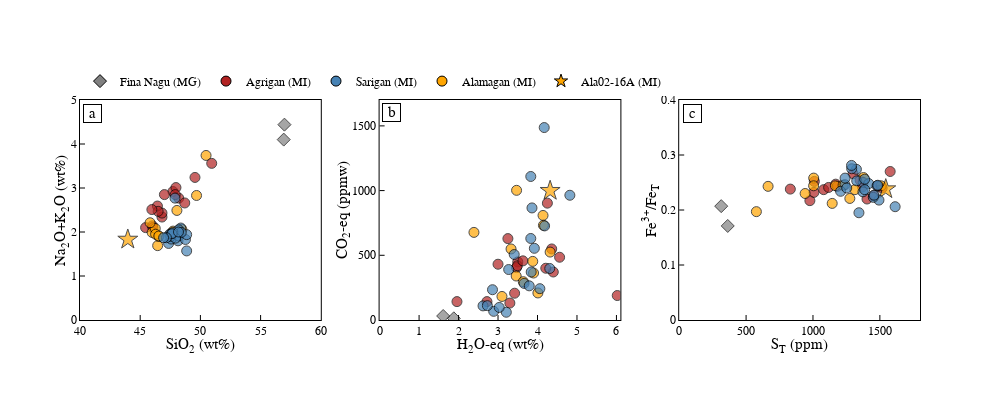

Source (notebook cell):
### Markdown cell above
We can plots various aspects of the data using Plotly, in this case SiO2 vs. (Na2O+K2O); H2O vs. CO2; and Fe3+/FeT vs. S. Melt inclusions are shown as circles and matrix glass as diamonds, with different volcanoes in different colours.

### Code cell
fig = make_subplots(rows=1, cols=3,
                   shared_yaxes = False, shared_xaxes = False,
                   vertical_spacing=0.08, horizontal_spacing=0.07)

data = my_analyses

# TAS
r = 1
c = 1
fig.add_trace(go.Scatter(mode = "markers", x=data["SiO2"], y=data["K2O"]+data["Na2O"],showlegend=False,
                         marker=dict(symbol=data["Symbol"], color=data["Colour"], line_color="black", size=data['Size'], line_width=1)), row = r, col = c)
fig.update_xaxes(range = [40,60], dtick = 5, title = "SiO<sub>2</sub> (wt%)", row = r, col = c)
fig.update_yaxes(range = [0,5], dtick = 1, title = "Na<sub>2</sub>O+K<sub>2</sub>O (wt%)", row = r, col = c)
fig.add_annotation(x=41, y=4.7,text="a",showarrow=False, bordercolor = "black", bgcolor="white",
                   width=15, height=15,font=dict(color="black",size=15),textangle=0,  row = r, col = c)

# H2O-CO2
r = 1
c = 2
fig.add_trace(go.Scatter(mode = "markers", x=data["H2O"], y=data["CO2ppm"],showlegend=False,
                         marker=dict(symbol=data["Symbol"], color=data["Colour"], line_color="black", size=data['Size'], line_width=1)), row = r, col = c)
fig.update_xaxes(range = [0,6.1], dtick = 1, title = "H<sub>2</sub>O-eq (wt%)", row = r, col = c)
fig.update_yaxes(range = [0,1700], dtick = 500, title = "CO<sub>2</sub>-eq (ppmw)", row = r, col = c)
fig.add_annotation(x=0.3, y=1600,text="b",showarrow=False, bordercolor = "black", bgcolor="white",
                   width=15, height=15,font=dict(color="black",size=15),textangle=0,  row = r, col = c)

# S-Fe3+/FeT
r = 1
c = 3
fig.add_trace(go.Scatter(mode = "markers", x=data["STppm"], y=data["Fe3FeT"],showlegend=False,
                         marker=dict(symbol=data["Symbol"], color=data["Colour"], line_color="black", size=data['Size'], line_width=1)), row = r, col = c)
fig.update_yaxes(range = [0,0.4], dtick = 0.1, title = "Fe<sup>3+</sup>/Fe<sub>T</sub>", row = r, col = c)
fig.update_xaxes(range = [0,1800], dtick = 500, title = "S<sub>T</sub> (ppm)", row = r, col = c)
fig.add_annotation(x=100, y=0.375,text="c",showarrow=False, bordercolor = "black", bgcolor="white",
                   width=15, height=15,font=dict(color="black",size=15),textangle=0,  row = r, col = c)

# create legend
fig.add_trace(go.Scatter(mode = "markers", x=[-1000,-1000], y=[-1000,-1000],
                         marker=dict(symbol="diamond", color="grey", line_color="black", size=10., line_width=1),
                         name="Fina Nagu (MG)"))
fig.add_trace(go.Scatter(mode = "markers", x=[-1000,-1000], y=[-1000,-1000],
                         marker=dict(symbol="circle", color="firebrick", line_color="black", size=10., line_width=1),
                         name="Agrigan (MI)"))
fig.add_trace(go.Scatter(mode = "markers", x=[-1000,-1000], y=[-1000,-1000],
                         marker=dict(symbol="circle", color="steelblue", line_color="black", size=10., line_width=1),
                         name="Sarigan (MI)"))
fig.add_trace(go.Scatter(mode = "markers", x=[-1000,-1000], y=[-1000,-1000],
                         marker=dict(symbol="circle", color="orange", line_color="black", size=10., line_width=1),
                         name="Alamagan (MI)"))
fig.add_trace(go.Scatter(mode = "markers", x=[-1000,-1000], y=[-1000,-1000],
                         marker=dict(symbol="star", color="orange", line_color="black", size=10., line_width=1),
                         name="Ala02-16A (MI)"))
fig.update_layout(legend=dict(
    orientation="h",
    yanchor="bottom",
    y=1.02,
    xanchor="left",
    x=0
))

fig.update_layout(height=400, width=1000, plot_bgcolor='rgb(255,255,255)', showlegend = True)

fig.update_xaxes(showline=True, linewidth=1, linecolor='black', mirror=True, 
                 ticks="inside", ticklen=5, title_standoff = 0, tickcolor="black",
                 title_font=dict(size=15, family='Helvetica', color='black'), 
                 tickfont=dict(family='Helvetica', color='black', size=12))
fig.update_yaxes(showline=True, linewidth=1, linecolor='black', mirror=True, 
                 ticks="inside", ticklen=5, title_standoff = 0, tickcolor="black",
                title_font=dict(size=15, family='Helvetica', color='black'), 
                 tickfont=dict(family='Helvetica', color='black', size=12))

fig.update_layout(font_family="Helvetica",font_color="black")

fig.show()

### Figure 1 — Plotly figure (JSON) as saved in the notebook; plotly's stock layout.template omitted (floating-point values rounded to 4 significant figures)
{"data": [{"marker": {"color": ["grey", "grey", "firebrick", "firebrick", "firebrick", "firebrick", "firebrick", "firebrick", "firebrick", "firebrick", "firebrick", "firebrick", "firebrick", "firebrick", "firebrick", "firebrick", "firebrick", "firebrick", "orange", "orange", "orange", "orange", "orange", "orange", "orange", "orange", "orange", "orange", "orange", "orange", "orange", "steelblue", "steelblue", "steelblue", "steelblue", "steelblue", "steelblue", "steelblue", "steelblue", "steelblue", "steelblue", "steelblue", "steelblue", "steelblue", "steelblue", "steelblue", "steelblue", "steelblue", "steelblue", "steelblue", "steelblue"], "line": {"color": "black", "width": 1}, "size": [10, 10, 10, 10, 10, 10, 10, 10, 10, 10, 10, 10, 10, 10, 10, 10, 10, 10, 10, 10, 10, 10, 10, 10, 10, 10, 10, 10, 10, 15, 10, 10, 10, 10, 10, 10, 10, 10, 10, 10, 10, 10, 10, 10, 10, 10, 10, 10, 10, 10, 10], "symbol": ["diamond", "diamond", "circle", "circle", "circle", "circle", "circle", "circle", "circle", "circle", "circle", "circle", "circle", "circle", "circle", "circle", "circle", "circle", "circle", "circle", "circle", "circle", "circle", "circle", "circle", "circle", "circle", "circle", "circle", "star", "circle", "circle", "circle", "circle", "circle", "circle", "circle", "circle", "circle", "circle", "circle", "circle", "circle", "circle", "circle", "circle", "circle", "circle", "circle", "circle", "circle"]}, "mode": "markers", "showlegend": false, "type": "scatter", "x": [56.98, 56.92, 45.45, 48.2, 47.72, 47.97, 50.94, 48.7, 46.81, 47.01, 46.02, 46.81, 46.43, 47.91, 46.49, 46.06, 45.97, 49.55, 46.45, 50.47, 49.68, 48.46, 45.99, 48.05, 46.25, 46.54, 46.28, 46.55, 47.73, 43.97, 45.82, 48.14, 47.36, 47.57, 48.37, 47.45, 48.19, 48.19, 48.76, 48.86, 48.41, 48.86, 47.53, 47.93, 47.59, 47.71, 47.64, 47.18, 47.89, 46.94, 48.18], "xaxis": "x", "y": [4.44, 4.1, 2.1, 2.77, 2.92, 3.01, 3.56, 2.66, 2.34, 2.85, 2.14, 2.43, 2.59, 2.85, 2.47, 2.1, 2.51, 3.24, 1.69, 3.74, 2.83, 2.06, 1.99, 2.49, 2.08, 1.9, 1.95, 1.91, 2.02, 1.83, 2.21, 1.8, 1.74, 1.84, 2.09, 1.95, 2.05, 1.91, 1.83, 1.94, 1.99, 1.57, 1.9, 1.86, 1.97, 1.99, 1.96, 1.87, 2.77, 1.87, 2], "yaxis": "y"}, {"marker": {"color": ["grey", "grey", "firebrick", "firebrick", "firebrick", "firebrick", "firebrick", "firebrick", "firebrick", "firebrick", "firebrick", "firebrick", "firebrick", "firebrick", "firebrick", "firebrick", "firebrick", "firebrick", "orange", "orange", "orange", "orange", "orange", "orange", "orange", "orange", "orange", "orange", "orange", "orange", "orange", "steelblue", "steelblue", "steelblue", "steelblue", "steelblue", "steelblue", "steelblue", "steelblue", "steelblue", "steelblue", "steelblue", "steelblue", "steelblue", "steelblue", "steelblue", "steelblue", "steelblue", "steelblue", "steelblue", "steelblue"], "line": {"color": "black", "width": 1}, "size": [10, 10, 10, 10, 10, 10, 10, 10, 10, 10, 10, 10, 10, 10, 10, 10, 10, 10, 10, 10, 10, 10, 10, 10, 10, 10, 10, 10, 10, 15, 10, 10, 10, 10, 10, 10, 10, 10, 10, 10, 10, 10, 10, 10, 10, 10, 10, 10, 10, 10, 10], "symbol": ["diamond", "diamond", "circle", "circle", "circle", "circle", "circle", "circle", "circle", "circle", "circle", "circle", "circle", "circle", "circle", "circle", "circle", "circle", "circle", "circle", "circle", "circle", "circle", "circle", "circle", "circle", "circle", "circle", "circle", "star", "circle", "circle", "circle", "circle", "circle", "circle", "circle", "circle", "circle", "circle", "circle", "circle", "circle", "circle", "circle", "circle", "circle", "circle", "circle", "circle", "circle"]}, "mode": "markers", "showlegend": false, "type": "scatter", "x": [1.88, 1.61, 6.02, 4.4, 3.5, 3.42, 3.47, 1.96, 3.25, 2.72, 4.56, 3.49, 3, 3.3, 3.63, 4.25, 4.36, 4.21, 4.01, 3.1, 3.88, 3.9, 4.14, 3.46, 3.64, 3.33, 3.47, 4.15, 4.32, 4.32, 2.39, 2.86, 4.82, 3.66, 3.92, 3.84, 3.41, 2.89, 3.21, 2.62, 3.03, 2.73, 3.86, 3.27, 4.06, 4.18, 4.31, 3.83, 4.17, 3.83, 3.79], "xaxis": "x2", "y": [13, 31, 189, 371, 449, 207, 405, 142, 629, 142, 485, 419, 431, 131, 457, 903, 549, 400, 209, 182, 453, 363, 808, 340, 296, 549, 1002, 732, 525, 999, 677, 234, 964, 283, 554, 371, 506, 67, 60, 109, 97, 111, 866, 390, 242, 727, 398, 630, 1487, 1109, 264], "yaxis": "y2"}, {"marker": {"color": ["grey", "grey", "firebrick", "firebrick", "firebrick", "firebrick", "firebrick", "firebrick", "firebrick", "firebrick", "firebrick", "firebrick", "firebrick", "firebrick", "firebrick", "firebrick", "firebrick", "firebrick", "orange", "orange", "orange", "orange", "orange", "orange", "orange", "orange", "orange", "orange", "orange", "orange", "orange", "steelblue", "steelblue", "steelblue", "steelblue", "steelblue", "steelblue", "steelblue", "steelblue", "steelblue", "steelblue", "steelblue", "steelblue", "steelblue", "steelblue", "steelblue", "steelblue", "steelblue", "steelblue", "steelblue", "steelblue"], "line": {"color": "black", "width": 1}, "size": [10, 10, 10, 10, 10, 10, 10, 10, 10, 10, 10, 10, 10, 10, 10, 10, 10, 10, 10, 10, 10, 10, 10, 10, 10, 10, 10, 10, 10, 15, 10, 10, 10, 10, 10, 10, 10, 10, 10, 10, 10, 10, 10, 10, 10, 10, 10, 10, 10, 10, 10], "symbol": ["diamond", "diamond", "circle", "circle", "circle", "circle", "circle", "circle", "circle", "circle", "circle", "circle", "circle", "circle", "circle", "circle", "circle", "circle", "circle", "circle", "circle", "circle", "circle", "circle", "circle", "circle", "circle", "circle", "circle", "star", "circle", "circle", "circle", "circle", "circle", "circle", "circle", "circle", "circle", "circle", "circle", "circle", "circle", "circle", "circle", "circle", "circle", "circle", "circle", "circle", "circle"]}, "mode": "markers", "showlegend": false, "type": "scatter", "x": [362.8, 314.0, 1080.0, 830.7, 1352.0, 1370.0, 976.9, 1487.0, 1170, 1404, 1577, 1117, 1453, 1007, 1182, 1300, 1517, 1010, 1005.0, 577.0, 664.5, 1005.0, 1378.0, 1168.0, 1225.0, 941.4, 1276.0, 1313.0, 1510.0, 1544.0, 1144.0, 1325.0, 1375.0, 1239.0, 1417.0, 1327.0, 1373.0, 1206.0, 1252.0, 1386.0, 1387.0, 1290.0, 1240.0, 1288.0, 1493.0, 1479.0, 1451.0, 1484.0, 1344.0, 1614.0, 1457.0], "xaxis": "x3", "y": [0.171, 0.207, 0.237, 0.238, 0.254, 0.242, 0.217, 0.243, 0.247, 0.22, 0.27, 0.241, 0.226, 0.232, 0.243, 0.266, 0.24, 0.252, 0.258, 0.197, 0.243, 0.244, 0.259, 0.244, 0.245, 0.23, 0.221, 0.237, 0.244, 0.238, 0.212, 0.274, 0.25, 0.246, 0.248, 0.253, 0.233, 0.234, 0.24, 0.256, 0.237, 0.275, 0.258, 0.281, 0.218, 0.244, 0.223, 0.245, 0.195, 0.206, 0.227], "yaxis": "y3"}, {"marker": {"color": "grey", "line": {"color": "black", "width": 1}, "size": 10, "symbol": "diamond"}, "mode": "markers", "name": "Fina Nagu (MG)", "type": "scatter", "x": [-1000, -1000], "y": [-1000, -1000]}, {"marker": {"color": "firebrick", "line": {"color": "black", "width": 1}, "size": 10, "symbol": "circle"}, "mode": "markers", "name": "Agrigan (MI)", "type": "scatter", "x": [-1000, -1000], "y": [-1000, -1000]}, {"marker": {"color": "steelblue", "line": {"color": "black", "width": 1}, "size": 10, "symbol": "circle"}, "mode": "markers", "name": "Sarigan (MI)", "type": "scatter", "x": [-1000, -1000], "y": [-1000, -1000]}, {"marker": {"color": "orange", "line": {"color": "black", "width": 1}, "size": 10, "symbol": "circle"}, "mode": "markers", "name": "Alamagan (MI)", "type": "scatter", "x": [-1000, -1000], "y": [-1000, -1000]}, {"marker": {"color": "orange", "line": {"color": "black", "width": 1}, "size": 10, "symbol": "star"}, "mode": "markers", "name": "Ala02-16A (MI)", "type": "scatter", "x": [-1000, -1000], "y": [-1000, -1000]}], "layout": {"annotations": [{"bgcolor": "white", "bordercolor": "black", "font": {"color": "black", "size": 15}, "height": 15, "showarrow": false, "text": "a", "textangle": 0, "width": 15, "x": 41, "xref": "x", "y": 4.7, "yref": "y"}, {"bgcolor": "white", "bordercolor": "black", "font": {"color": "black", "size": 15}, "height": 15, "showarrow": false, "text": "b", "textangle": 0, "width": 15, "x": 0.3, "xref": "x2", "y": 1600, "yref": "y2"}, {"bgcolor": "white", "bordercolor": "black", "font": {"color": "black", "size": 15}, "height": 15, "showarrow": false, "text": "c", "textangle": 0, "width": 15, "x": 100, "xref": "x3", "y": 0.375, "yref": "y3"}], "font": {"color": "black", "family": "Helvetica"}, "height": 400, "legend": {"orientation": "h", "x": 0, "xanchor": "left", "y": 1.02, "yanchor": "bottom"}, "plot_bgcolor": "rgb(255,255,255)", "showlegend": true, "width": 1000, "xaxis": {"anchor": "y", "domain": [0, 0.2867], "dtick": 5, "linecolor": "black", "linewidth": 1, "mirror": true, "range": [40, 60], "showline": true, "tickcolor": "black", "tickfont": {"color": "black", "family": "Helvetica", "size": 12}, "ticklen": 5, "ticks": "inside", "title": {"font": {"color": "black", "family": "Helvetica", "size": 15}, "standoff": 0, "text": "SiO<sub>2</sub> (wt%)"}}, "xaxis2": {"anchor": "y2", "domain": [0.3567, 0.6433], "dtick": 1, "linecolor": "black", "linewidth": 1, "mirror": true, "range": [0, 6.1], "showline": true, "tickcolor": "black", "tickfont": {"color": "black", "family": "Helvetica", "size": 12}, "ticklen": 5, "ticks": "inside", "title": {"font": {"color": "black", "family": "Helvetica", "size": 15}, "standoff": 0, "text": "H<sub>2</sub>O-eq (wt%)"}}, "xaxis3": {"anchor": "y3", "domain": [0.7133, 1], "dtick": 500, "linecolor": "black", "linewidth": 1, "mirror": true, "range": [0, 1800], "showline": true, "tickcolor": "black", "tickfont": {"color": "black", "family": "Helvetica", "size": 12}, "ticklen": 5, "ticks": "inside", "title": {"font": {"color": "black", "family": "Helvetica", "size": 15}, "standoff": 0, "text": "S<sub>T</sub> (ppm)"}}, "yaxis": {"anchor": "x", "domain": [0, 1], "dtick": 1, "linecolor": "black", "linewidth": 1, "mirror": true, "range": [0, 5], "showline": true, "tickcolor": "black", "tickfont": {"color": "black", "family": "Helvetica", "size": 12}, "ticklen": 5, "ticks": "inside", "title": {"font": {"color": "black", "family": "Helvetica", "size": 15}, "standoff": 0, "text": "Na<sub>2</sub>O+K<sub>2</sub>O (wt%)"}}, "yaxis2": {"anchor": "x2", "domain": [0, 1], "dtick": 500, "linecolor": "black", "linewidth": 1, "mirror": true, "range": [0, 1700], "showline": true, "tickcolor": "black", "tickfont": {"color": "black", "family": "Helvetica", "size": 12}, "ticklen": 5, "ticks": "inside", "title": {"font": {"color": "black", "family": "Helvetica", "size": 15}, "standoff": 0, "text": "CO<sub>2</sub>-eq (ppmw)"}}, "yaxis3": {"anchor": "x3", "domain": [0, 1], "dtick": 0.1, "linecolor": "black", "linewidth": 1, "mirror": true, "range": [0, 0.4], "showline": true, "tickcolor": "black", "tickfont": {"color": "black", "family": "Helvetica", "size": 12}, "ticklen": 5, "ticks": "inside", "title": {"font": {"color": "black", "family": "Helvetica", "size": 15}, "standoff": 0, "text": "Fe<sup>3+</sup>/Fe<sub>T</sub>"}}}}
